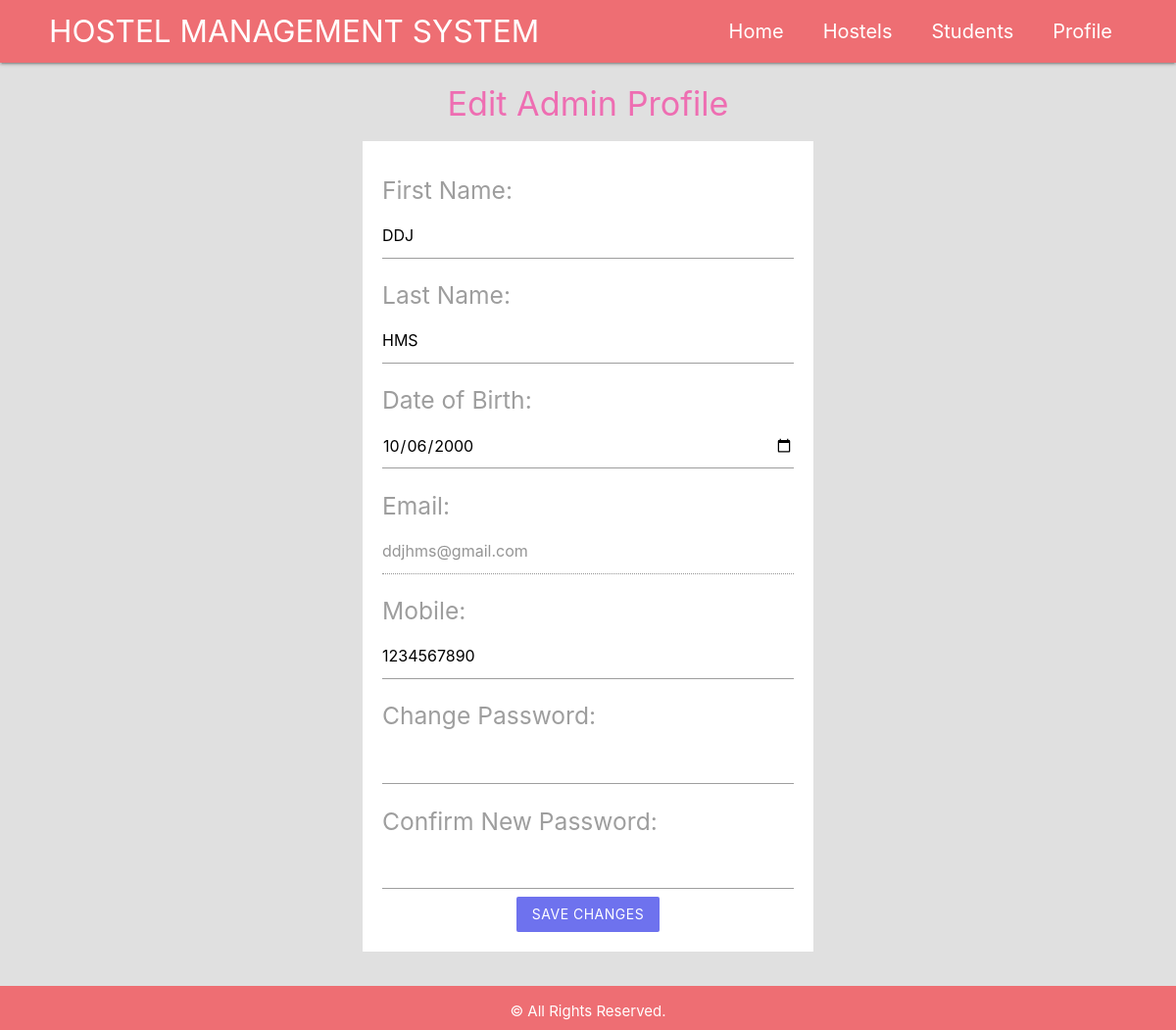
/Admins/edit.php (signed in), run on the app's committed database.
### tables this page shows
CREATE TABLE `managers` (
  `manager_id` int(11) NOT NULL,
  `first_name` varchar(255) NOT NULL,
  `last_name` varchar(255) NOT NULL,
  `date_of_birth` date NOT NULL,
  `mobile` varchar(15) NOT NULL,
  `email` varchar(255) NOT NULL,
  `password` varchar(255) NOT NULL,
  `is_admin` tinyint(1) NOT NULL,
  `hostel_id` int(11) DEFAULT NULL
);

### Admins/session.php (called while the page is built, shortened)
<?php
	require '../config/db_connect.php';
	$user_check=$_SESSION['username'];
	$sql = "SELECT * FROM managers WHERE email='$user_check'";
	$result = mysqli_query($conn,$sql);
	$admin = mysqli_fetch_assoc($result);
?>

### Admins/edit.php (the view, shortened to what this page needs)
<?php
	require 'session.php';
?>
<!DOCTYPE HTML>
<html>
	<?php include('templates/header.php'); ?>
	<section class="container grey-text">
	<h4 class="center heading-text">Edit Admin Profile</h4>
	<form class="white" action="edit.php" method="post">
        <label><h5>First Name: </h5></label>
        <input type="text" name="fname" value="<?php echo $admin['first_name'] ?>">
        <label><h5>Last Name: </h5></label>
        <input type="text" name="lname" value="<?php echo $admin['last_name'] ?>">
      	<label><h5>Date of Birth: </h5></label>
        <input type="date" name="DOB" value="<?php echo $admin['date_of_birth'] ?>">
      	<label><h5>Email: </h5></label>
      	<input type="email" name="email" value="<?php echo $admin['email'] ?>" disabled>
      	<label><h5>Mobile: </h5></label>
      	<input type="text" name="mobile" value="<?php echo $admin['mobile'] ?>">
        <label><h5>Change Password: </h5></label>
        <input type="password" name="password" value="">
      	<label><h5>Confirm New Password: </h5></label>
      	<input type="password" name="cpassword" value="">
      <div class="center">
        <input type="submit" name="edit" value="Save Changes" class="btn brand z-depth-0">
      </div>
    </form>
	</section>
	<?php include('templates/footer.php'); ?>
</html>

### Admins/templates/header.php (style rules this page uses)
.brand { background: #6e72ee !important; }
.heading-text { color: #ee6eb2 !important; }
form { max-width: 460px; margin: 20px auto; padding: 20px; }

### data on the page
managers: fname "DDJ", lname "HMS", DOB "10/06/2000", email "ddjhms@gmail.com", mobile "1234567890"
